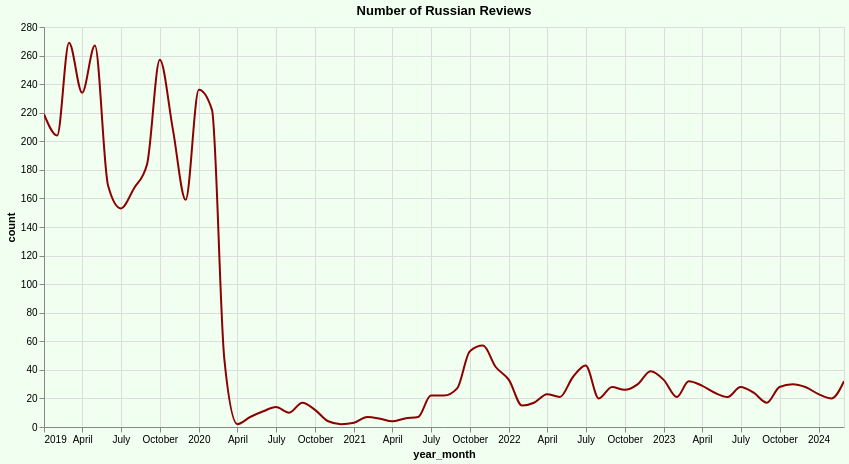

This figure's Vega-Lite source:
### Vega-Lite specification from a JSON file in a GitHub repository (floating-point values rounded to 4 significant figures)
{"config": {"view": {"continuousWidth": 300, "continuousHeight": 300}}, "data": {"name": "data-548f36435d7233b03dae948b47cf2ecc"}, "mark": {"type": "line", "color": "darkred", "interpolate": "monotone", "point": false}, "background": "#f0fff0", "encoding": {"tooltip": [{"field": "year_month", "type": "temporal"}, {"field": "count", "type": "quantitative"}, {"field": "type", "type": "nominal"}], "x": {"field": "year_month", "type": "temporal"}, "y": {"field": "count", "type": "quantitative"}}, "height": 400, "params": [{"name": "param_10", "select": {"type": "interval", "encodings": ["x", "y"]}, "bind": "scales"}], "title": "Number of Russian Reviews", "width": 800, "$schema": "https://vega.github.io/schema/vega-lite/v5.17.0.json", "datasets": {"data-548f36435d7233b03dae948b47cf2ecc": [{"year_month": "2019-01-01T00:00:00", "count": 219, "type": "Russian Reviews"}, {"year_month": "2019-02-01T00:00:00", "count": 204, "type": "Russian Reviews"}, {"year_month": "2019-03-01T00:00:00", "count": 269, "type": "Russian Reviews"}, {"year_month": "2019-04-01T00:00:00", "count": 234, "type": "Russian Reviews"}, {"year_month": "2019-05-01T00:00:00", "count": 267, "type": "Russian Reviews"}, {"year_month": "2019-06-01T00:00:00", "count": 169, "type": "Russian Reviews"}, {"year_month": "2019-07-01T00:00:00", "count": 153, "type": "Russian Reviews"}, {"year_month": "2019-08-01T00:00:00", "count": 167, "type": "Russian Reviews"}, {"year_month": "2019-09-01T00:00:00", "count": 184, "type": "Russian Reviews"}, {"year_month": "2019-10-01T00:00:00", "count": 257, "type": "Russian Reviews"}, {"year_month": "2019-11-01T00:00:00", "count": 208, "type": "Russian Reviews"}, {"year_month": "2019-12-01T00:00:00", "count": 159, "type": "Russian Reviews"}, {"year_month": "2020-01-01T00:00:00", "count": 236, "type": "Russian Reviews"}, {"year_month": "2020-02-01T00:00:00", "count": 222, "type": "Russian Reviews"}, {"year_month": "2020-03-01T00:00:00", "count": 48, "type": "Russian Reviews"}, {"year_month": "2020-04-01T00:00:00", "count": 2, "type": "Russian Reviews"}, {"year_month": "2020-05-01T00:00:00", "count": 7, "type": "Russian Reviews"}, {"year_month": "2020-06-01T00:00:00", "count": 11, "type": "Russian Reviews"}, {"year_month": "2020-07-01T00:00:00", "count": 14, "type": "Russian Reviews"}, {"year_month": "2020-08-01T00:00:00", "count": 10, "type": "Russian Reviews"}, {"year_month": "2020-09-01T00:00:00", "count": 17, "type": "Russian Reviews"}, {"year_month": "2020-10-01T00:00:00", "count": 12, "type": "Russian Reviews"}, {"year_month": "2020-11-01T00:00:00", "count": 4, "type": "Russian Reviews"}, {"year_month": "2020-12-01T00:00:00", "count": 2, "type": "Russian Reviews"}, {"year_month": "2021-01-01T00:00:00", "count": 3, "type": "Russian Reviews"}, {"year_month": "2021-02-01T00:00:00", "count": 7, "type": "Russian Reviews"}, {"year_month": "2021-03-01T00:00:00", "count": 6, "type": "Russian Reviews"}, {"year_month": "2021-04-01T00:00:00", "count": 4, "type": "Russian Reviews"}, {"year_month": "2021-05-01T00:00:00", "count": 6, "type": "Russian Reviews"}, {"year_month": "2021-06-01T00:00:00", "count": 7, "type": "Russian Reviews"}, {"year_month": "2021-07-01T00:00:00", "count": 22, "type": "Russian Reviews"}, {"year_month": "2021-08-01T00:00:00", "count": 22, "type": "Russian Reviews"}, {"year_month": "2021-09-01T00:00:00", "count": 27, "type": "Russian Reviews"}, {"year_month": "2021-10-01T00:00:00", "count": 53, "type": "Russian Reviews"}, {"year_month": "2021-11-01T00:00:00", "count": 57, "type": "Russian Reviews"}, {"year_month": "2021-12-01T00:00:00", "count": 42, "type": "Russian Reviews"}, {"year_month": "2022-01-01T00:00:00", "count": 33, "type": "Russian Reviews"}, {"year_month": "2022-02-01T00:00:00", "count": 15, "type": "Russian Reviews"}, {"year_month": "2022-03-01T00:00:00", "count": 17, "type": "Russian Reviews"}, {"year_month": "2022-04-01T00:00:00", "count": 23, "type": "Russian Reviews"}, {"year_month": "2022-05-01T00:00:00", "count": 21, "type": "Russian Reviews"}, {"year_month": "2022-06-01T00:00:00", "count": 35, "type": "Russian Reviews"}, {"year_month": "2022-07-01T00:00:00", "count": 43, "type": "Russian Reviews"}, {"year_month": "2022-08-01T00:00:00", "count": 20, "type": "Russian Reviews"}, {"year_month": "2022-09-01T00:00:00", "count": 28, "type": "Russian Reviews"}, {"year_month": "2022-10-01T00:00:00", "count": 26, "type": "Russian Reviews"}, {"year_month": "2022-11-01T00:00:00", "count": 30, "type": "Russian Reviews"}, {"year_month": "2022-12-01T00:00:00", "count": 39, "type": "Russian Reviews"}, {"year_month": "2023-01-01T00:00:00", "count": 33, "type": "Russian Reviews"}, {"year_month": "2023-02-01T00:00:00", "count": 21, "type": "Russian Reviews"}, {"year_month": "2023-03-01T00:00:00", "count": 32, "type": "Russian Reviews"}, {"year_month": "2023-04-01T00:00:00", "count": 29, "type": "Russian Reviews"}, {"year_month": "2023-05-01T00:00:00", "count": 24, "type": "Russian Reviews"}, {"year_month": "2023-06-01T00:00:00", "count": 21, "type": "Russian Reviews"}, {"year_month": "2023-07-01T00:00:00", "count": 28, "type": "Russian Reviews"}, {"year_month": "2023-08-01T00:00:00", "count": 24, "type": "Russian Reviews"}, {"year_month": "2023-09-01T00:00:00", "count": 17, "type": "Russian Reviews"}, {"year_month": "2023-10-01T00:00:00", "count": 28, "type": "Russian Reviews"}, {"year_month": "2023-11-01T00:00:00", "count": 30, "type": "Russian Reviews"}, {"year_month": "2023-12-01T00:00:00", "count": 28, "type": "Russian Reviews"}, {"year_month": "2024-01-01T00:00:00", "count": 23, "type": "Russian Reviews"}, {"year_month": "2024-02-01T00:00:00", "count": 20, "type": "Russian Reviews"}, {"year_month": "2024-03-01T00:00:00", "count": 32, "type": "Russian Reviews"}]}}
